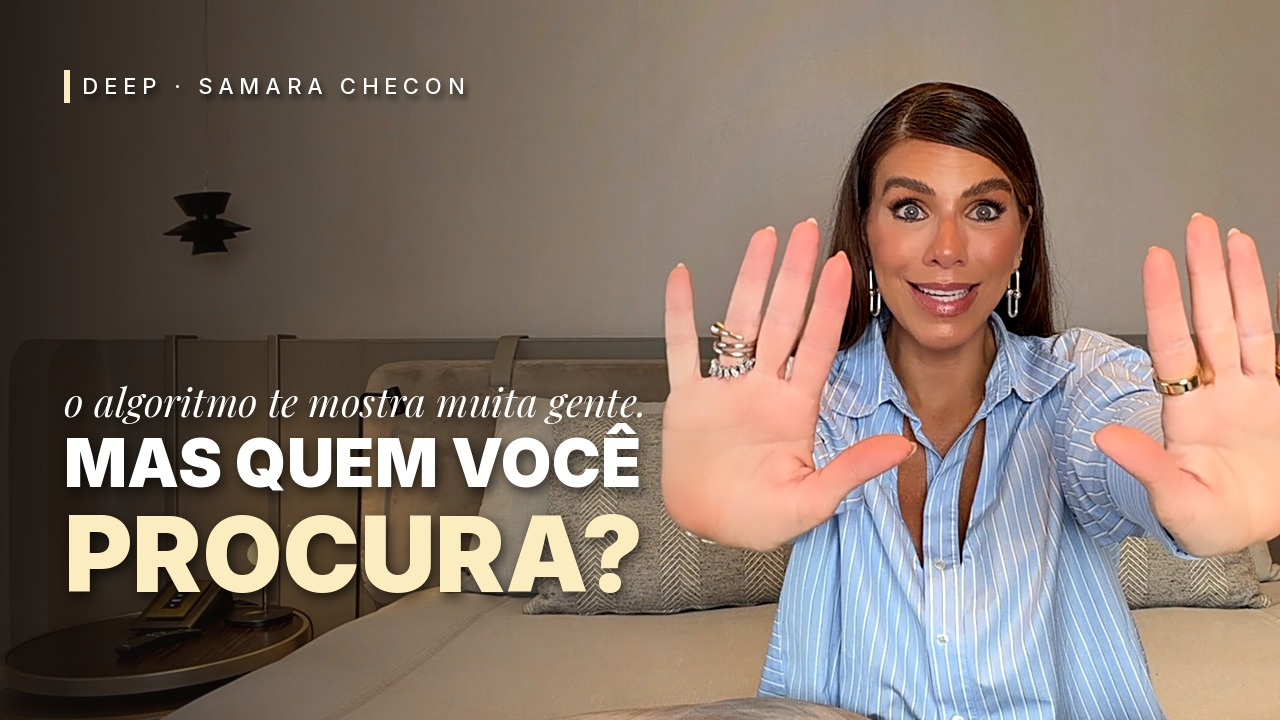
#> input picture projetos/deep-ep2/publicacao/thumb_DEEP_EP2_1280x720.jpg, 1280 x 720 px
$ python -i vamo.py   (imports and definitions only)
#> lines starting #> are read from the running program, lines starting #| are printed output that depends on the picture
"""'Vamo de DEEP?' atravessando a tela atrás da cabeça dela (como no EP1): texto amarelo em Playfair Black,
inclinado, com a máscara de pessoa (selfie_multiclass, LiteRT) recortando o texto. Gera PNGs 4K com alfa."""
import json
import os
import subprocess
import sys

import numpy as np
from ai_edge_litert.interpreter import Interpreter
from PIL import Image, ImageDraw, ImageFilter, ImageFont

PREVIA = os.environ.get("PREVIA") == "1"
FPS = 30
W, H, PASTA, SAIDA = (1280, 720, "seg720", "vamo720") if PREVIA else (3840, 2160, "seg", "vamo")
AMARELO = (252, 237, 192)
versao = sys.argv[1] if len(sys.argv) > 1 else "youtube"
# [2 lines not run here, left out]

# janela: do fim de "lugar?" até a vinheta
# [1 line that did not run here, left out]
# [1 line that did not run here, left out]
# [1 line that did not run here, left out]
# [1 line that did not run here, left out]
# [1 line that did not run here, left out]

# quadros da timeline nesse intervalo (a partir dos segmentos renderizados)
# [2 lines not run here, left out]
quadros = []
# [7 lines not run here, left out]

# [1 line that did not run here, left out]
# [1 line not run here, left out]
# [1 line that did not run here, left out]


def mascara(img):
    x = np.asarray(img.resize((256, 256)), np.float32)[None] / 255.0
    it.set_tensor(ent["index"], x)
    it.invoke()
    y = it.get_tensor(sai["index"])[0]
    p = 1 - (np.exp(y) / np.exp(y).sum(-1, keepdims=True))[..., 0]
    p = np.clip((p - 0.2) / 0.6, 0, 1)
    m = Image.fromarray((p * 255).astype(np.uint8)).resize((W, H), Image.BICUBIC)
    return np.asarray(m.filter(ImageFilter.GaussianBlur(6 * W / 3840)), np.float32) / 255


# texto (desenhado uma vez, grande, inclinado)
fonte = ImageFont.truetype("fonts/PlayfairDisplay-Black.ttf", int(420 * W / 3840))
txt = "Vamo de DEEP?"
l, t_, r, b = fonte.getbbox(txt)
m_ = int(80 * W / 3840)
base = Image.new("RGBA", (r - l + m_, b - t_ + m_), (0, 0, 0, 0))
#> base: PIL image 3381x405 RGBA; every value is 0
# [1 line not run here, left out]
base = base.rotate(8, resample=Image.BICUBIC, expand=True)
#> base: PIL image 3405x873 RGBA; every value is 0
tw, th = base.size
#> tw = 3405; th = 873

# [19 lines not run here, left out]

>>> import cv2
>>> picture = cv2.imread('../publicacao/thumb_DEEP_EP2_1280x720.jpg', cv2.IMREAD_GRAYSCALE)
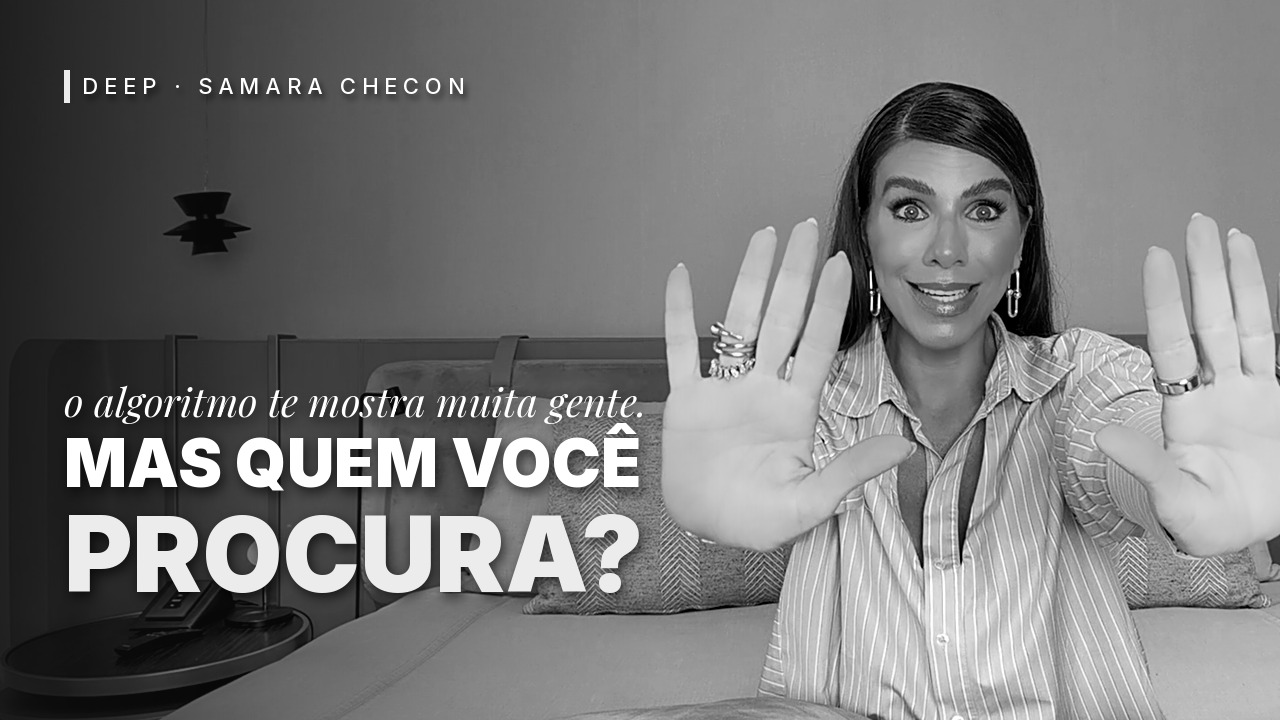
#> picture: shape (720, 1280); min 0, max 255, mean 121.5
#> (the run stopped early here; a loop or call above may not have finished)
